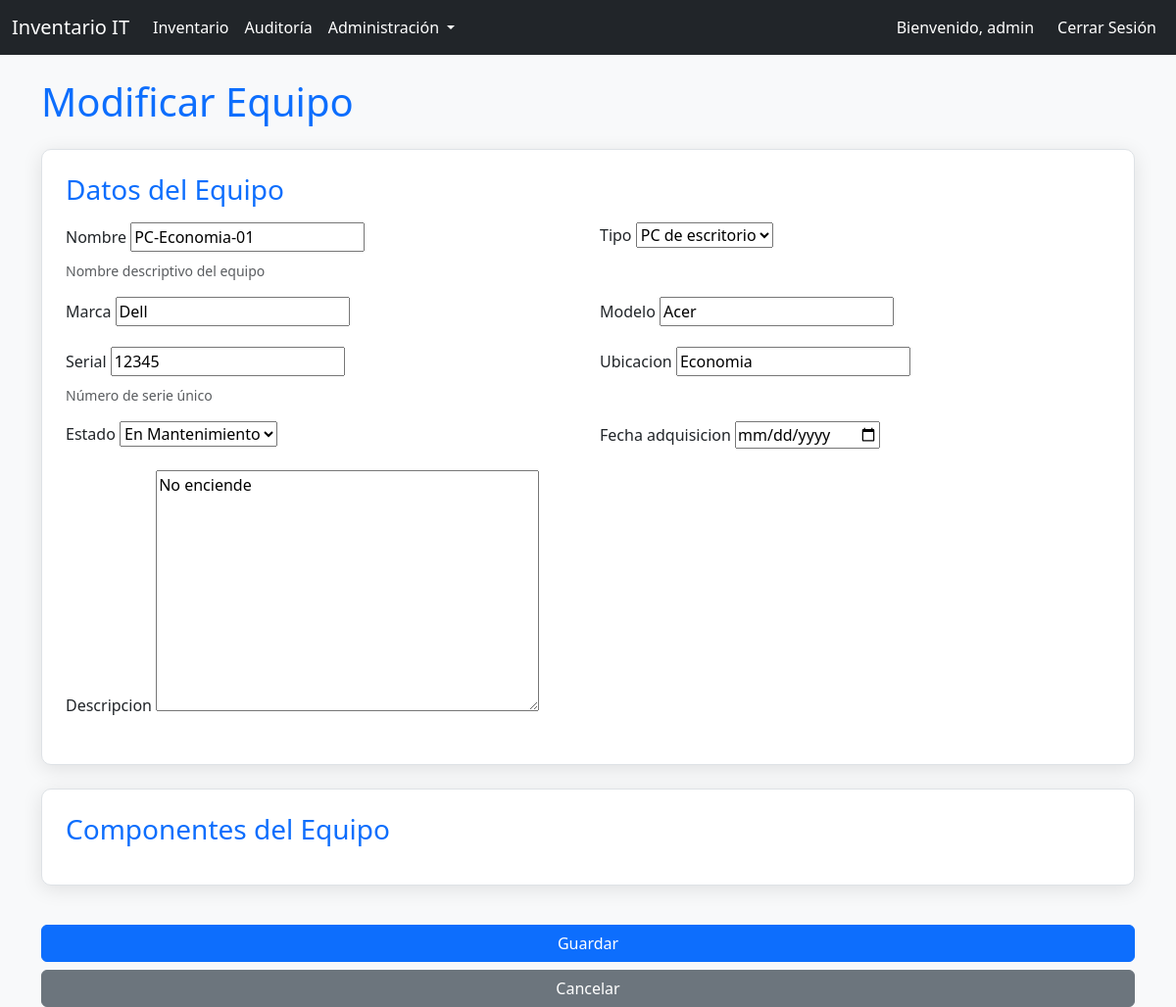
/inventario/modificar/1/ (signed in), run on the app's committed database.
### inventario/models.py (models this page shows, shortened)
class Equipo(models.Model):
    TIPO_CHOICES = [
        ('servidor', 'Servidor'),
        ('pc', 'PC de escritorio'),
        ('portatil', 'Laptop'),
        ('monitor', 'Monitor'),
        ('impresora', 'Impresora'),
        ('otro', 'Otro'),
    ]
    ESTADO_CHOICES = [
        ('activo', 'Activo'),
        ('mantenimiento', 'En Mantenimiento'),
        ('baja', 'Dado de Baja'),
    ]
    nombre = models.CharField(max_length=200, help_text="Nombre descriptivo del equipo")
    tipo = models.CharField(max_length=50, choices=TIPO_CHOICES)
    marca = models.CharField(max_length=100)
    modelo = models.CharField(max_length=100)
    serial = models.CharField(max_length=150, unique=True, help_text="Número de serie único")
    ubicacion = models.CharField(max_length=200)
    estado = models.CharField(max_length=50, choices=ESTADO_CHOICES, default='activo')
    fecha_adquisicion = models.DateField()
    descripcion = models.TextField(blank=True, null=True)

### inventario/views.py (the view)
# urls.py: path('modificar/<int:pk>/', views.modificar_equipo, name='modificar_equipo'),
@login_required
@user_passes_test(es_admin)
def modificar_equipo(request, pk):
    equipo = get_object_or_404(Equipo, pk=pk)
    if request.method == 'POST':
        form = EquipoForm(request.POST, instance=equipo)
        if form.is_valid():
            equipo = form.save()
            Auditoria.objects.create(usuario=request.user, accion=f"Se modificó el equipo: {equipo.nombre}")
            return redirect('detalle_equipo', pk=equipo.pk)
    else:
        form = EquipoForm(instance=equipo)
    return render(request, 'inventario/form_equipo.html', {'form': form, 'titulo': 'Modificar Equipo'})

### inventario/forms.py
class EquipoForm(forms.ModelForm):
    class Meta:
        model = Equipo
        fields = ['nombre', 'tipo', 'marca', 'modelo', 'serial', 'ubicacion', 'estado', 'fecha_adquisicion', 'descripcion']
        widgets = {
            'fecha_adquisicion': forms.DateInput(attrs={'type': 'date'}),
        }

### inventario/views.py (called while the page is built)
def es_admin(user):
    return user.is_staff

### templates/inventario/form_equipo.html (shortened to what this page needs)
{% extends 'base.html' %}
{% block content %}
    <h1 class="text-primary mb-4">{{ titulo }}</h1>
<form method="post" class="needs-validation" novalidate>
    <div class="card card-futuristic p-4 mb-4">
        <h3 class="text-primary mb-3">Datos del Equipo</h3>
        <div class="row">
            {% for field in form %}
                <div class="col-md-6 mb-3">
                    <label for="{{ field.id_for_label }}" class="form-label">{{ field.label }}</label>
                    {{ field }}
                    {% if field.help_text %}
                        <div class="form-text">{{ field.help_text }}</div>
                    {% endif %}
                </div>
            {% endfor %}
        </div>
    </div>
    <div class="card card-futuristic p-4 mb-4">
        <h3 class="text-primary mb-3">Componentes del Equipo</h3>
    </div>
    <div class="d-grid gap-2">
        <button type="submit" class="btn btn-primary mt-3">Guardar</button>
        <a href="{% url 'lista_equipos' %}" class="btn btn-secondary">Cancelar</a>
    </div>
</form>
{% endblock %}

### templates/base.html (shortened to what this page needs)
<!DOCTYPE html>
<html lang="es">
<head>
    <link href="https://cdn.jsdelivr.net/npm/bootstrap@5.3.3/dist/css/bootstrap.min.css" rel="stylesheet">
</head>
<body>
    <nav class="navbar navbar-expand-lg navbar-dark bg-dark">
        <div class="container-fluid">
            <a class="navbar-brand" href="{% url 'dashboard' %}">Inventario IT</a>
            <div class="collapse navbar-collapse" id="navbarNav">
                <ul class="navbar-nav me-auto mb-2 mb-lg-0">
                    <li class="nav-item">
                        <a class="nav-link" href="{% url 'lista_equipos' %}">Inventario</a>
                    </li>
                    <li class="nav-item">
                        <a class="nav-link" href="{% url 'lista_auditoria' %}">Auditoría</a>
                    </li>
                    {% if user.is_staff %}
                    <li class="nav-item dropdown">
                        <a class="nav-link dropdown-toggle" href="#" id="navbarDropdown" role="button" data-bs-toggle="dropdown" aria-expanded="false">
                            Administración
                        </a>
                    </li>
                    {% endif %}
                </ul>
                <ul class="navbar-nav ms-auto">
                    {% if user.is_authenticated %}
                        <span class="navbar-text me-3">Bienvenido, {{ user.username }}</span>
                        <li class="nav-item">
                            <a class="nav-link" href="{% url 'logout' %}">Cerrar Sesión</a>
                        </li>
                    {% endif %}
                </ul>
            </div>
        </div>
    </nav>
    <div class="container mt-4">
        {% block content %}{% endblock %}
    </div>
</body>
</html>

### templates/base.html (style rules this page uses)
body { background-color: #f8f9fa; color: #212529; }
.navbar-text, .nav-link, a { color: #fff !important; }
.navbar-brand { color: #fff !important; }
.card-futuristic { background-color: #ffffff; border: 1px solid #dee2e6; border-radius: 10px; box-shadow: 0 4px 20px rgba(0, 0, 0, 0.1); color: #212529; transition: transform 0.3s ease-in-out; }
.card-title-futuristic, .text-info, h1 { color: #007bff !important; }

### data on the page
Equipo: form "PC-Economia-01" "PC de escritorio" "Dell" "Acer" "12345" "Economia" "En Mantenimiento" "No enciende"

### other printed values
{{ user.username }} "admin"
{{ titulo }} "Modificar Equipo"
{{ field.label }} "Nombre" "Tipo" "Marca" "Modelo" "Serial" "Ubicacion" "Estado" "Fecha adquisicion" "Descripcion"
{{ field.help_text }} "Nombre descriptivo del equipo" "Número de serie único"
